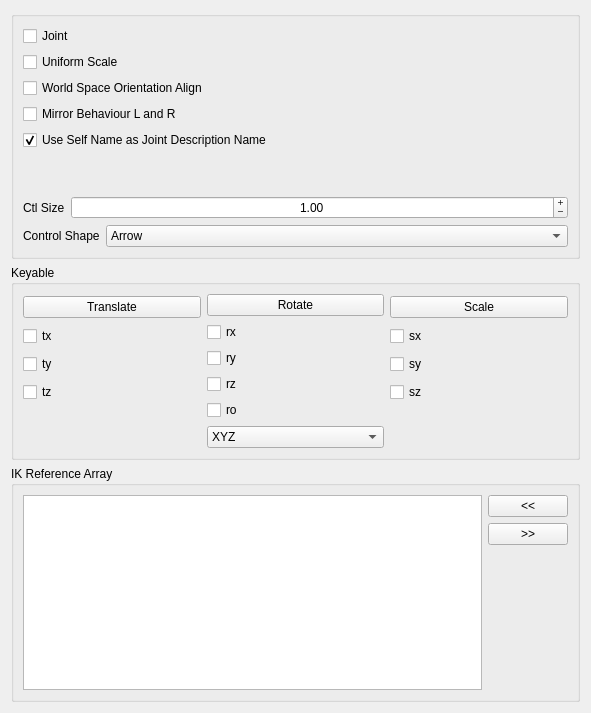
<?xml version="1.0" encoding="UTF-8"?>
<ui version="4.0">
 <class>Form</class>
 <widget class="QWidget" name="Form">
  <property name="geometry">
   <rect>
    <x>0</x>
    <y>0</y>
    <width>591</width>
    <height>713</height>
   </rect>
  </property>
  <property name="windowTitle">
   <string>Form</string>
  </property>
  <layout class="QGridLayout" name="gridLayout">
   <item row="0" column="0">
    <widget class="QGroupBox" name="groupBox">
     <property name="title">
      <string/>
     </property>
     <layout class="QGridLayout" name="gridLayout_2">
      <item row="0" column="0">
       <layout class="QVBoxLayout" name="verticalLayout_4">
        <item>
         <widget class="QCheckBox" name="joint_checkBox">
          <property name="text">
           <string>Joint</string>
          </property>
         </widget>
        </item>
        <item>
         <widget class="QCheckBox" name="uniScale_checkBox">
          <property name="text">
           <string>Uniform Scale</string>
          </property>
         </widget>
        </item>
        <item>
         <widget class="QCheckBox" name="neutralRotation_checkBox">
          <property name="toolTip">
           <string>&lt;html&gt;&lt;head/&gt;&lt;body&gt;&lt;p&gt;If is active, it will align the control with world space&lt;/p&gt;&lt;/body&gt;&lt;/html&gt;</string>
          </property>
          <property name="text">
           <string>World Space Orientation Align</string>
          </property>
         </widget>
        </item>
        <item>
         <widget class="QCheckBox" name="mirrorBehaviour_checkBox">
          <property name="toolTip">
           <string>&lt;html&gt;&lt;head/&gt;&lt;body&gt;&lt;p&gt;If is active, the control will have symmetrical behaviour on Left and Right side.&lt;/p&gt;&lt;p&gt;&lt;br/&gt;&lt;/p&gt;&lt;p&gt;WARNING: There is a bug in Maya 2018 and 2018.1 that will result in an incorrect behaviour, because this option will negate one of the axis. Other Maya version should be ok.&lt;/p&gt;&lt;/body&gt;&lt;/html&gt;</string>
          </property>
          <property name="text">
           <string>Mirror Behaviour L and R</string>
          </property>
         </widget>
        </item>
        <item>
         <widget class="QCheckBox" name="descriptionName_checkBox">
          <property name="toolTip">
           <string>&lt;html&gt;&lt;head/&gt;&lt;body&gt;&lt;p&gt;If checked will use the component name as description name for joints. This is ideal for the default EPIC naming system.&lt;br/&gt;If we are using default mGear's naming system, is recommended to uncheck this option to avoid repetition in the names.&lt;/p&gt;&lt;/body&gt;&lt;/html&gt;</string>
          </property>
          <property name="text">
           <string notr="true">Use Self Name as Joint Description Name</string>
          </property>
          <property name="checked">
           <bool>true</bool>
          </property>
         </widget>
        </item>
        <item>
         <spacer name="verticalSpacer_3">
          <property name="orientation">
           <enum>Qt::Vertical</enum>
          </property>
          <property name="sizeHint" stdset="0">
           <size>
            <width>20</width>
            <height>40</height>
           </size>
          </property>
         </spacer>
        </item>
        <item>
         <layout class="QHBoxLayout" name="horizontalLayout_3">
          <item>
           <widget class="QLabel" name="ctlSize_label">
            <property name="text">
             <string>Ctl Size</string>
            </property>
           </widget>
          </item>
          <item>
           <widget class="QDoubleSpinBox" name="ctlSize_doubleSpinBox">
            <property name="sizePolicy">
             <sizepolicy hsizetype="Expanding" vsizetype="Fixed">
              <horstretch>0</horstretch>
              <verstretch>0</verstretch>
             </sizepolicy>
            </property>
            <property name="wrapping">
             <bool>false</bool>
            </property>
            <property name="alignment">
             <set>Qt::AlignCenter</set>
            </property>
            <property name="buttonSymbols">
             <enum>QAbstractSpinBox::PlusMinus</enum>
            </property>
            <property name="minimum">
             <double>0.010000000000000</double>
            </property>
            <property name="maximum">
             <double>20000.000000000000000</double>
            </property>
            <property name="value">
             <double>1.000000000000000</double>
            </property>
           </widget>
          </item>
         </layout>
        </item>
        <item>
         <layout class="QHBoxLayout" name="horizontalLayout_2">
          <item>
           <widget class="QLabel" name="controlShape_label">
            <property name="text">
             <string notr="true">Control Shape</string>
            </property>
           </widget>
          </item>
          <item>
           <widget class="QComboBox" name="controlShape_comboBox">
            <property name="sizePolicy">
             <sizepolicy hsizetype="Expanding" vsizetype="Fixed">
              <horstretch>0</horstretch>
              <verstretch>0</verstretch>
             </sizepolicy>
            </property>
            <item>
             <property name="text">
              <string>Arrow</string>
             </property>
            </item>
            <item>
             <property name="text">
              <string>Circle</string>
             </property>
            </item>
            <item>
             <property name="text">
              <string>Compas</string>
             </property>
            </item>
            <item>
             <property name="text">
              <string>Cross</string>
             </property>
            </item>
            <item>
             <property name="text">
              <string>Crossarrow</string>
             </property>
            </item>
            <item>
             <property name="text">
              <string>Cube</string>
             </property>
            </item>
            <item>
             <property name="text">
              <string>Cubewithpeak</string>
             </property>
            </item>
            <item>
             <property name="text">
              <string>Cylinder</string>
             </property>
            </item>
            <item>
             <property name="text">
              <string>Diamond</string>
             </property>
            </item>
            <item>
             <property name="text">
              <string>Flower</string>
             </property>
            </item>
            <item>
             <property name="text">
              <string>Null</string>
             </property>
            </item>
            <item>
             <property name="text">
              <string>Pyramid</string>
             </property>
            </item>
            <item>
             <property name="text">
              <string>Sphere</string>
             </property>
            </item>
            <item>
             <property name="text">
              <string>Square</string>
             </property>
            </item>
           </widget>
          </item>
         </layout>
        </item>
       </layout>
      </item>
     </layout>
    </widget>
   </item>
   <item row="1" column="0">
    <widget class="QGroupBox" name="keyable_groupBox">
     <property name="title">
      <string>Keyable</string>
     </property>
     <layout class="QGridLayout" name="gridLayout_4">
      <item row="0" column="0">
       <layout class="QHBoxLayout" name="horizontalLayout">
        <item>
         <layout class="QVBoxLayout" name="verticalLayout">
          <property name="sizeConstraint">
           <enum>QLayout::SetMinimumSize</enum>
          </property>
          <item>
           <widget class="QPushButton" name="translate_pushButton">
            <property name="text">
             <string>Translate</string>
            </property>
           </widget>
          </item>
          <item>
           <widget class="QCheckBox" name="tx_checkBox">
            <property name="text">
             <string>tx</string>
            </property>
           </widget>
          </item>
          <item>
           <widget class="QCheckBox" name="ty_checkBox">
            <property name="text">
             <string>ty</string>
            </property>
           </widget>
          </item>
          <item>
           <widget class="QCheckBox" name="tz_checkBox">
            <property name="text">
             <string>tz</string>
            </property>
           </widget>
          </item>
          <item>
           <spacer name="verticalSpacer_2">
            <property name="orientation">
             <enum>Qt::Vertical</enum>
            </property>
            <property name="sizeType">
             <enum>QSizePolicy::Minimum</enum>
            </property>
            <property name="sizeHint" stdset="0">
             <size>
              <width>20</width>
              <height>40</height>
             </size>
            </property>
           </spacer>
          </item>
         </layout>
        </item>
        <item>
         <layout class="QVBoxLayout" name="verticalLayout_2">
          <property name="sizeConstraint">
           <enum>QLayout::SetMinimumSize</enum>
          </property>
          <item>
           <widget class="QPushButton" name="rotate_pushButton">
            <property name="text">
             <string>Rotate</string>
            </property>
           </widget>
          </item>
          <item>
           <widget class="QCheckBox" name="rx_checkBox">
            <property name="text">
             <string>rx</string>
            </property>
           </widget>
          </item>
          <item>
           <widget class="QCheckBox" name="ry_checkBox">
            <property name="text">
             <string>ry</string>
            </property>
           </widget>
          </item>
          <item>
           <widget class="QCheckBox" name="rz_checkBox">
            <property name="text">
             <string>rz</string>
            </property>
           </widget>
          </item>
          <item>
           <widget class="QCheckBox" name="ro_checkBox">
            <property name="text">
             <string>ro</string>
            </property>
           </widget>
          </item>
          <item>
           <widget class="QComboBox" name="ro_comboBox">
            <item>
             <property name="text">
              <string>XYZ</string>
             </property>
            </item>
            <item>
             <property name="text">
              <string>YZX</string>
             </property>
            </item>
            <item>
             <property name="text">
              <string>ZXY</string>
             </property>
            </item>
            <item>
             <property name="text">
              <string>XZY</string>
             </property>
            </item>
            <item>
             <property name="text">
              <string>YXZ</string>
             </property>
            </item>
            <item>
             <property name="text">
              <string>ZYX</string>
             </property>
            </item>
           </widget>
          </item>
         </layout>
        </item>
        <item>
         <layout class="QVBoxLayout" name="verticalLayout_3">
          <item>
           <widget class="QPushButton" name="scale_pushButton">
            <property name="text">
             <string>Scale</string>
            </property>
           </widget>
          </item>
          <item>
           <widget class="QCheckBox" name="sx_checkBox">
            <property name="text">
             <string>sx</string>
            </property>
           </widget>
          </item>
          <item>
           <widget class="QCheckBox" name="sy_checkBox">
            <property name="text">
             <string>sy</string>
            </property>
           </widget>
          </item>
          <item>
           <widget class="QCheckBox" name="sz_checkBox">
            <property name="text">
             <string>sz</string>
            </property>
           </widget>
          </item>
          <item>
           <spacer name="verticalSpacer">
            <property name="orientation">
             <enum>Qt::Vertical</enum>
            </property>
            <property name="sizeType">
             <enum>QSizePolicy::Minimum</enum>
            </property>
            <property name="sizeHint" stdset="0">
             <size>
              <width>20</width>
              <height>40</height>
             </size>
            </property>
           </spacer>
          </item>
         </layout>
        </item>
       </layout>
      </item>
     </layout>
    </widget>
   </item>
   <item row="2" column="0">
    <widget class="QGroupBox" name="ikRefArray_groupBox">
     <property name="title">
      <string>IK Reference Array</string>
     </property>
     <layout class="QGridLayout" name="gridLayout_3">
      <item row="0" column="0">
       <layout class="QHBoxLayout" name="ikRefArray_horizontalLayout">
        <item>
         <layout class="QVBoxLayout" name="ikRefArray_verticalLayout_1">
          <item>
           <widget class="QListWidget" name="ikRefArray_listWidget">
            <property name="dragDropOverwriteMode">
             <bool>true</bool>
            </property>
            <property name="dragDropMode">
             <enum>QAbstractItemView::InternalMove</enum>
            </property>
            <property name="defaultDropAction">
             <enum>Qt::MoveAction</enum>
            </property>
            <property name="alternatingRowColors">
             <bool>true</bool>
            </property>
            <property name="selectionMode">
             <enum>QAbstractItemView::ExtendedSelection</enum>
            </property>
            <property name="selectionRectVisible">
             <bool>false</bool>
            </property>
           </widget>
          </item>
         </layout>
        </item>
        <item>
         <layout class="QVBoxLayout" name="ikRefArray_verticalLayout_2">
          <item>
           <widget class="QPushButton" name="ikRefArrayAdd_pushButton">
            <property name="text">
             <string>&lt;&lt;</string>
            </property>
           </widget>
          </item>
          <item>
           <widget class="QPushButton" name="ikRefArrayRemove_pushButton">
            <property name="text">
             <string>&gt;&gt;</string>
            </property>
           </widget>
          </item>
          <item>
           <spacer name="ikRefArray_verticalSpacer">
            <property name="orientation">
             <enum>Qt::Vertical</enum>
            </property>
            <property name="sizeHint" stdset="0">
             <size>
              <width>20</width>
              <height>40</height>
             </size>
            </property>
           </spacer>
          </item>
         </layout>
        </item>
       </layout>
      </item>
     </layout>
    </widget>
   </item>
  </layout>
 </widget>
 <resources/>
 <connections>
  <connection>
   <sender>translate_pushButton</sender>
   <signal>clicked()</signal>
   <receiver>tx_checkBox</receiver>
   <slot>toggle()</slot>
   <hints>
    <hint type="sourcelabel">
     <x>120</x>
     <y>210</y>
    </hint>
    <hint type="destinationlabel">
     <x>31</x>
     <y>232</y>
    </hint>
   </hints>
  </connection>
  <connection>
   <sender>translate_pushButton</sender>
   <signal>clicked()</signal>
   <receiver>ty_checkBox</receiver>
   <slot>toggle()</slot>
   <hints>
    <hint type="sourcelabel">
     <x>139</x>
     <y>212</y>
    </hint>
    <hint type="destinationlabel">
     <x>68</x>
     <y>258</y>
    </hint>
   </hints>
  </connection>
  <connection>
   <sender>translate_pushButton</sender>
   <signal>clicked()</signal>
   <receiver>tz_checkBox</receiver>
   <slot>toggle()</slot>
   <hints>
    <hint type="sourcelabel">
     <x>176</x>
     <y>212</y>
    </hint>
    <hint type="destinationlabel">
     <x>168</x>
     <y>278</y>
    </hint>
   </hints>
  </connection>
  <connection>
   <sender>rotate_pushButton</sender>
   <signal>clicked()</signal>
   <receiver>rx_checkBox</receiver>
   <slot>toggle()</slot>
   <hints>
    <hint type="sourcelabel">
     <x>338</x>
     <y>208</y>
    </hint>
    <hint type="destinationlabel">
     <x>338</x>
     <y>234</y>
    </hint>
   </hints>
  </connection>
  <connection>
   <sender>rotate_pushButton</sender>
   <signal>clicked()</signal>
   <receiver>ry_checkBox</receiver>
   <slot>toggle()</slot>
   <hints>
    <hint type="sourcelabel">
     <x>367</x>
     <y>212</y>
    </hint>
    <hint type="destinationlabel">
     <x>367</x>
     <y>261</y>
    </hint>
   </hints>
  </connection>
  <connection>
   <sender>rotate_pushButton</sender>
   <signal>clicked()</signal>
   <receiver>rz_checkBox</receiver>
   <slot>toggle()</slot>
   <hints>
    <hint type="sourcelabel">
     <x>401</x>
     <y>207</y>
    </hint>
    <hint type="destinationlabel">
     <x>397</x>
     <y>275</y>
    </hint>
   </hints>
  </connection>
  <connection>
   <sender>rotate_pushButton</sender>
   <signal>clicked()</signal>
   <receiver>ro_checkBox</receiver>
   <slot>toggle()</slot>
   <hints>
    <hint type="sourcelabel">
     <x>430</x>
     <y>213</y>
    </hint>
    <hint type="destinationlabel">
     <x>419</x>
     <y>302</y>
    </hint>
   </hints>
  </connection>
  <connection>
   <sender>scale_pushButton</sender>
   <signal>clicked()</signal>
   <receiver>sx_checkBox</receiver>
   <slot>toggle()</slot>
   <hints>
    <hint type="sourcelabel">
     <x>533</x>
     <y>209</y>
    </hint>
    <hint type="destinationlabel">
     <x>532</x>
     <y>234</y>
    </hint>
   </hints>
  </connection>
  <connection>
   <sender>scale_pushButton</sender>
   <signal>clicked()</signal>
   <receiver>sy_checkBox</receiver>
   <slot>toggle()</slot>
   <hints>
    <hint type="sourcelabel">
     <x>563</x>
     <y>211</y>
    </hint>
    <hint type="destinationlabel">
     <x>558</x>
     <y>261</y>
    </hint>
   </hints>
  </connection>
  <connection>
   <sender>scale_pushButton</sender>
   <signal>clicked()</signal>
   <receiver>sz_checkBox</receiver>
   <slot>toggle()</slot>
   <hints>
    <hint type="sourcelabel">
     <x>593</x>
     <y>218</y>
    </hint>
    <hint type="destinationlabel">
     <x>587</x>
     <y>277</y>
    </hint>
   </hints>
  </connection>
 </connections>
</ui>
